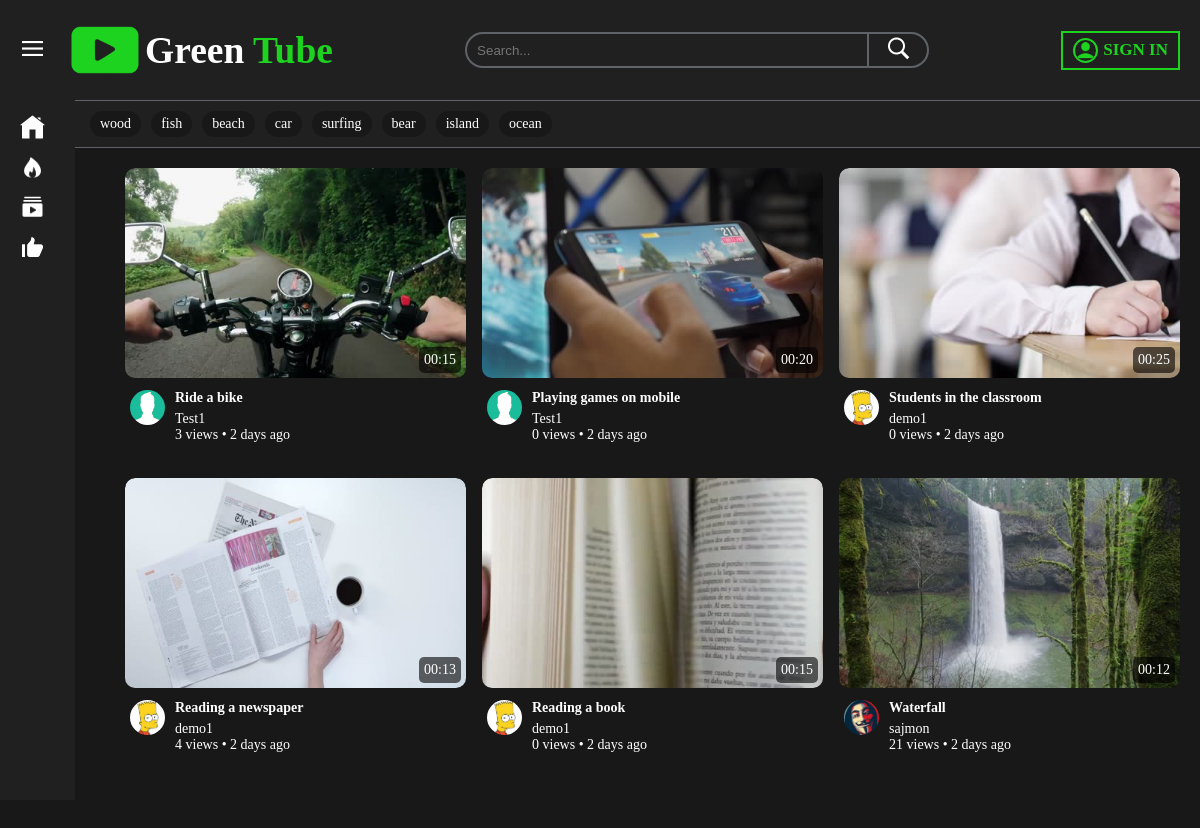
The page / on the database its author committed.
### tables this page shows
CREATE TABLE IF NOT EXISTS `tags` (
  `tagId` int(11) NOT NULL AUTO_INCREMENT,
  `tagName` varchar(250) NOT NULL,
  `videoId` int(11) NOT NULL,
  PRIMARY KEY (`tagId`)
);

CREATE TABLE IF NOT EXISTS `videos` (
  `videoId` int(11) NOT NULL AUTO_INCREMENT,
  `uploadedBy` int(11) NOT NULL,
  `title` varchar(250) NOT NULL,
  `description` text NOT NULL,
  `category` int(11) NOT NULL,
  `privacy` int(11) NOT NULL,
  `comments` int(11) NOT NULL,
  `filePath` varchar(250) NOT NULL,
  `uploadDate` datetime NOT NULL,
  `views` int(11) NOT NULL DEFAULT '0',
  `duration` varchar(10) DEFAULT NULL,
  PRIMARY KEY (`videoId`)
);

CREATE TABLE IF NOT EXISTS `thumbnails` (
  `id` int(11) NOT NULL AUTO_INCREMENT,
  `videoId` int(11) NOT NULL,
  `filePath` varchar(250) NOT NULL,
  `selected` int(11) NOT NULL,
  PRIMARY KEY (`id`)
);

CREATE TABLE IF NOT EXISTS `users` (
  `userId` int(11) NOT NULL AUTO_INCREMENT,
  `firstName` varchar(25) NOT NULL,
  `lastName` varchar(25) NOT NULL,
  `username` varchar(25) NOT NULL,
  `email` varchar(150) NOT NULL,
  `password` varchar(255) NOT NULL,
  `signUpDate` datetime NOT NULL,
  `profilePic` text NOT NULL,
  `coverPic` text NOT NULL,
  `channelDesc` text,
  PRIMARY KEY (`userId`)
);

### app/controllers/Pages.php (called while the page is built, shortened)
<?php
class Pages extends Controller
{
	private $videoModel;
	private $tagModel;
	private $subscriberModel;
	public function __construct()
	{
	    $this->videoModel = $this->model('Video');
	    $this->tagModel = $this->model('Tag');
	    $this->subscriberModel = $this->model('Subscriber');
	}
	public function index()
	{
		$videos = $this->videoModel->getRandomVideos();
		$tags = $this->tagModel->getRandomTags();
		$subs = $this->subscriberModel->getSubscriptions();
		$data = [
			'videos' => $videos,
			'tags' => $tags,
			'subs' => $subs
		];
	    $this->view('pages/index', $data);
	}
}
 ?>

### app/core/Core.php (called while the page is built, shortened)
<?php
class Core
{
    protected $currentMethod = 'index';
    public function __construct()
    {
       $url = $this->getUrl();
        $this->currentController = new $this->currentController;
        $this->params = $url ? array_values($url) : [];
        call_user_func_array([$this->currentController,$this->currentMethod], $this->params);
    }
}
 ?>

### public/index.php (called while the page is built, shortened)
<?php
$init = new Core();
 ?>

### app/core/Database.php (called while the page is built, shortened)
<?php
class Database
{
    private $host = DB_HOST;
    private $user = DB_USER;
    private $pass = DB_PASS;
    private $dbname = DB_NAME;
    private $dbh;
    private $stmt;
    public function __construct()
    {
        $dsn = 'mysql:host=' . $this->host . ';dbname=' . $this->dbname;
        $options = [
        	PDO::ATTR_PERSISTENT => true,
        	PDO::ATTR_ERRMODE => PDO::ERRMODE_EXCEPTION
        ];
        try{
        	$this->dbh = new PDO($dsn, $this->user, $this->pass, $options);
        } catch (PDOException $e){
        	$this->error = $e->getMessage();
        	echo $this->error;
        }
    }
    public function query($sql)
    {
        $this->stmt = $this->dbh->prepare($sql);
    }
    public function bind($param, $value, $type = null)
    {
     	if (is_null($type))
     	{
     	   	switch (true)
     	   	{
     	   		case is_null($value):
     	   			$type = PDO::PARAM_NULL;
     	   			break;
     	   	}
     	}
     	$this->stmt->bindValue($param, $value, $type);
    }
    public function execute()
    {
        return $this->stmt->execute();
    }
    public function resultSet()
    {
        $this->execute();
        return $this->stmt->fetchAll(PDO::FETCH_OBJ);
    }
}
 ?>

### app/models/Tag.php (called while the page is built, shortened)
<?php
class Tag
{
	private $db;
  	public function __construct()
	{
		$this->db = new Database;
	}
	public function getRandomTags()
	{
	    $this->db->query("SELECT * FROM tags GROUP BY tagName ORDER BY RAND() LIMIT 20");
	    return $this->db->resultSet();
	}
}
 ?>

### app/models/Video.php (called while the page is built, shortened)
<?php
class Video
{
	private $db;
  	public function __construct()
	{
		$this->db = new Database;
	}
	public function getRandomVideos()
	{
	    $this->db->query("SELECT v.videoId, v.title, v.filePath as videoPath, v.uploadDate, v.views, v.duration, t.filePath as thumbPath, u.username, u.profilePic FROM videos as v inner join thumbnails as t on v.videoId = t.videoId and t.selected = 1 inner join users as u on v.uploadedBy = u.userId WHERE v.privacy = 0  ORDER BY RAND() LIMIT 20");
	    return $this->db->resultSet();
	}
}
 ?>

### app/core/Formater.php (called while the page is built, shortened)
<?php
class Formater
{
	public static function getFormattedNumber($value, $locale = 'en_US'){
		$style = NumberFormatter::PADDING_POSITION;
		$formatter = new NumberFormatter($locale, $style);
		return $formatter->format($value);
	}
	public static function timeAgo($datetime, $full = false) {
		$now = new DateTime;
		$ago = new DateTime($datetime);
		$diff = $now->diff($ago);
		$diff->w = floor($diff->d / 7);
		$diff->d -= $diff->w * 7;
		$string = [
		    'y' => 'year',
		    'm' => 'month',
		    'w' => 'week',
		    'd' => 'day',
		    'h' => 'hour',
		    'i' => 'minute',
		    's' => 'second',
		];
		foreach ($string as $k => &$v) {
		    if ($diff->$k) {
		        $v = $diff->$k . ' ' . $v . ($diff->$k > 1 ? 's' : '');
		    } else {
		        unset($string[$k]);
		    }
		}
		if (!$full) $string = array_slice($string, 0, 1);
		return $string ? implode(', ', $string) . ' ago' : 'just now';
	}
}
?>

### app/views/pages/index.php (the view, shortened to what this page needs)
<main class="content">
  <div class="tags">
    <?php foreach($data['tags'] as $tag): ?>
      <a href="<?= URLROOT; ?>/tags/<?= $tag->tagName; ?>"><?= $tag->tagName; ?></a>
    <?php endforeach; ?>
  </div>
  <div class="listContent">
    <?php foreach($data['videos'] as $video): ?>
      <div class="videoItem">
        <a href="<?= URLROOT; ?>/watch/<?= $video->videoId; ?>">
          <div class="videoThumbnail">
            <video muted class="videoPlay" poster="<?= $video->thumbPath; ?>">
              <source src="<?= $video->videoPath; ?>" type="video/mp4">
            </video>
            <div class="duration">
              <span><?= $video->duration; ?></span>
            </div>
          </div>
        </a>
        <div class="videoDetails">
          <img src="<?= URLROOT . $video->profilePic; ?>" alt="user image">
          <div class="videoInfo">
            <a href="<?= URLROOT; ?>/watch/<?= $video->videoId; ?>"><?= $video->title; ?></a>
            <p><?= $video->username; ?></p>
            <p><?= Formater::getFormattedNumber($video->views); ?> views &bull; <?= Formater::timeAgo($video->uploadDate); ?></p>
          </div>
        </div>
      </div>
    <?php endforeach; ?>
  </div>
</main>

### public/assets/scss/style.css (style rules this page uses)
* { padding: 0; margin: 0; box-sizing: border-box; outline: none; text-decoration: none; list-style: none; }
html { font-size: 62.5%; }
body { background-color: #181818; color: #fff; }
a { color: #fff; }
img { width: 100%; }
video { width: 100%; }
main.content { width: 100%; overflow: hidden; }
.videoItem .videoThumbnail video { width: 100%; border-radius: 1rem; -o-object-fit: cover; object-fit: cover; height: 100%; transition: transform 0.3s; }
.videoItem .videoThumbnail .duration { position: absolute; bottom: 0.5rem; right: 0.5rem; font-size: 1.4rem; background-color: rgba(0, 0, 0, 0.6); padding: 0.5rem; border-radius: 0.5rem; }
.tags { width: 100%; background-color: #202020; border-top: 0.1rem solid #5f6368; border-bottom: 0.1rem solid #5f6368; display: flex; align-items: center; justify-content: flex-start; flex-direction: row; padding: 1rem; font-size: 1.4rem; overflow-x: auto; scrollbar-color: #1dd320 #202020; scrollbar-width: thin; }
.tags a { padding: 0.5rem 1rem; background-color: #181818; border-radius: 1.6rem; margin: 0 0.5rem; white-space: nowrap; transition: background-color 0.2s ease-in-out; }
.listContent { width: 100%; padding: 2rem 2rem 2rem 5rem; display: grid; grid-template-columns: repeat(auto-fit, minmax(32rem, 1fr)); grid-column-gap: 1.6rem; grid-row-gap: 3rem; }
.listContent .videoItem { border-radius: 1rem; overflow: hidden; opacity: 0; }
.listContent .videoItem .videoThumbnail { height: 21rem; overflow: hidden; position: relative; }
.listContent .videoItem .videoDetails { display: flex; align-items: flex-start; margin-top: 0.7rem; padding: 0.5rem; }
.listContent .videoItem .videoDetails img { width: 3.5rem; margin-right: 1rem; border-radius: 50%; }
.listContent .videoItem .videoDetails .videoInfo { font-size: 1.4rem; }
.listContent .videoItem .videoDetails .videoInfo a { font-weight: 700; display: block; margin-bottom: 0.5rem; }

### rows shown on the page
tags: tagName "wood"
tags: tagName "fish"
tags: tagName "beach"
tags: tagName "car"
tags: tagName "surfing"
tags: tagName "bear"
tags: tagName "island"
tags: tagName "ocean"
videos: duration "00:15", users.profilePic (picture), title "Ride a bike", users.username "Test1", views "3", uploadDate "2 days ago"
videos: duration "00:20", users.profilePic (picture), title "Playing games on mobile", users.username "Test1", views "0", uploadDate "2 days ago"
videos: duration "00:25", users.profilePic (picture), title "Students in the classroom", users.username "demo1", views "0", uploadDate "2 days ago"
videos: duration "00:13", users.profilePic (picture), title "Reading a newspaper", users.username "demo1", views "4", uploadDate "2 days ago"
videos: duration "00:15", users.profilePic (picture), title "Reading a book", users.username "demo1", views "0", uploadDate "2 days ago"
videos: duration "00:12", users.profilePic (picture), title "Waterfall", users.username "sajmon", views "21", uploadDate "2 days ago"
